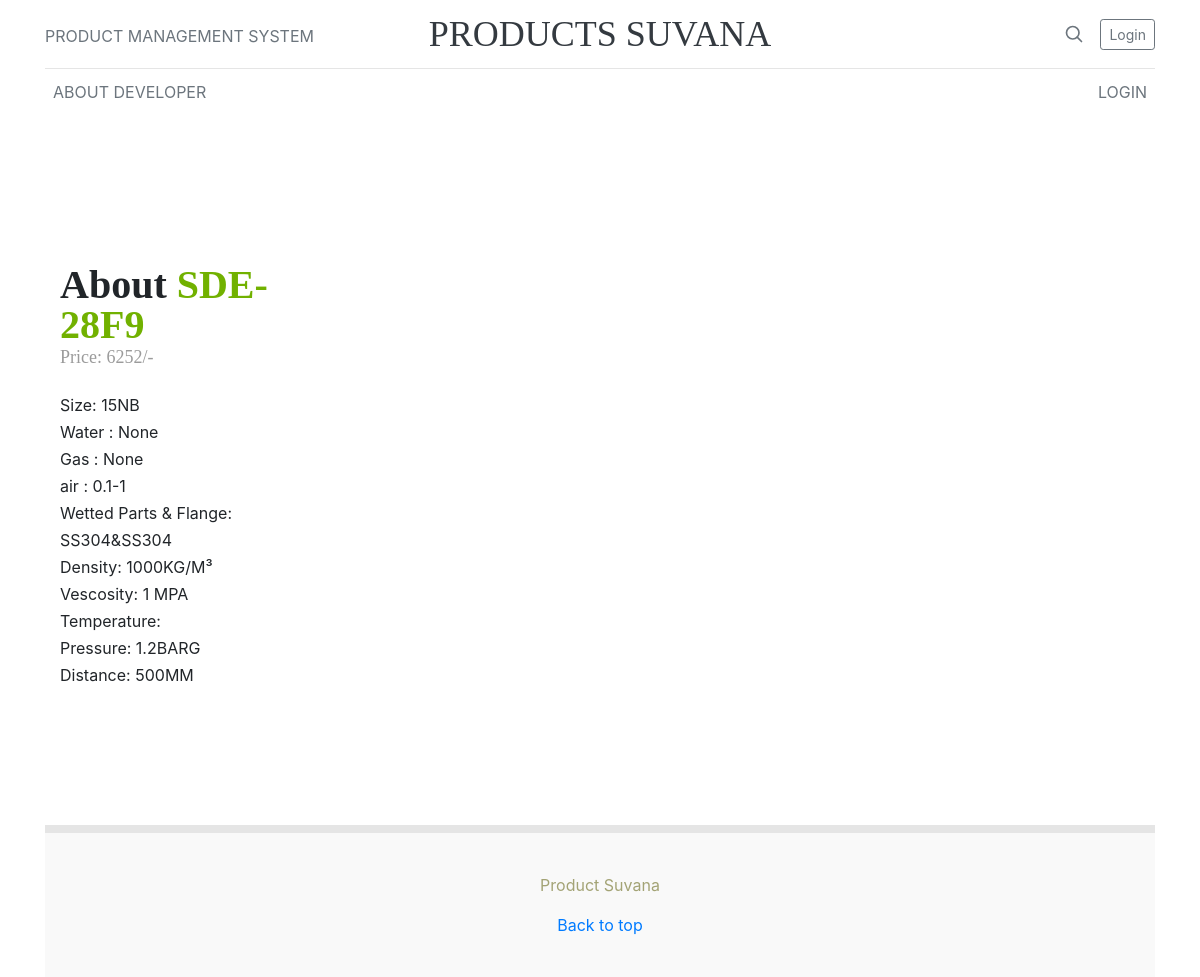
Before: /1/ with the older database file.
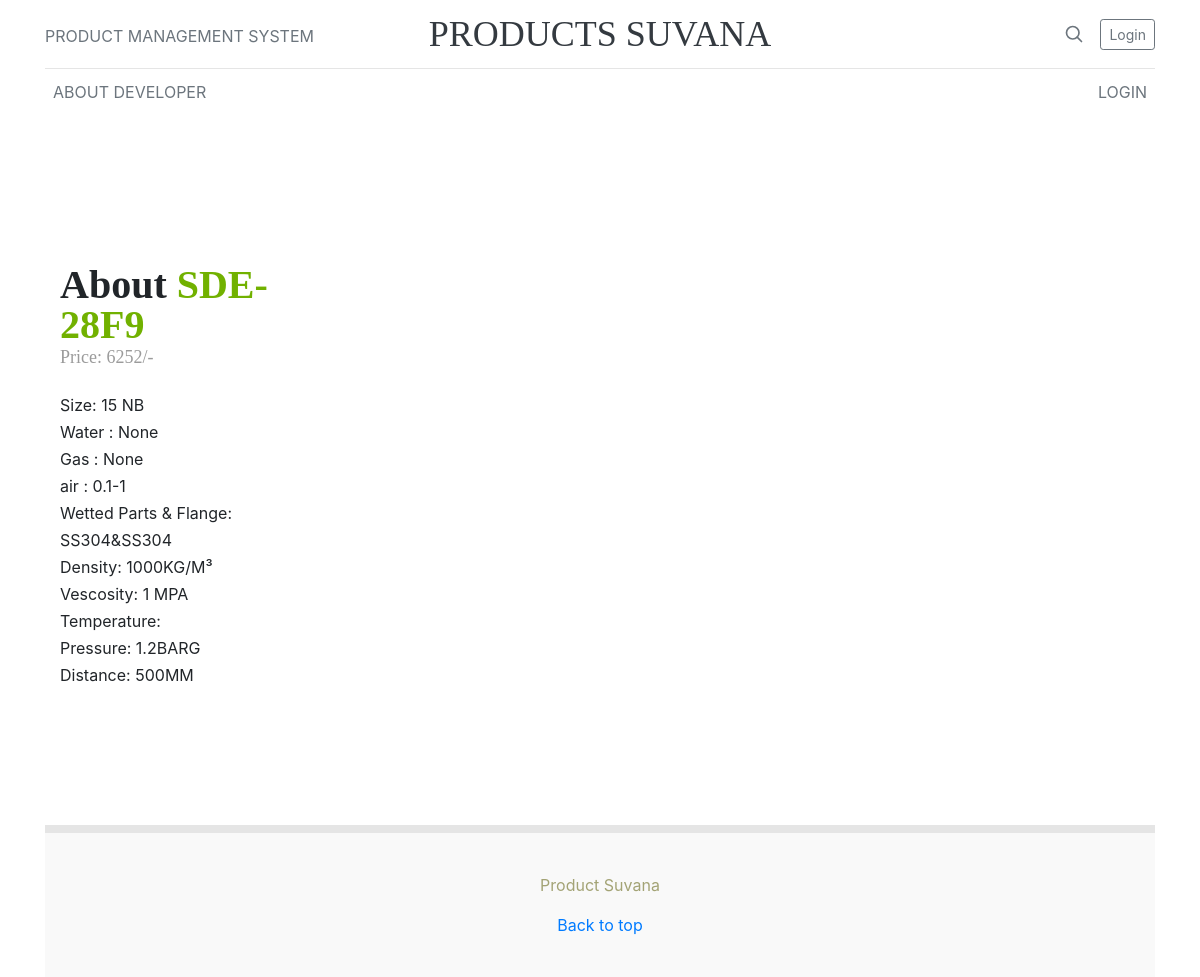
After: the same page with the newer database file.
### pms/models.py (models this page shows)
class product(models.Model):
    size = models.CharField(null=True,blank=True,choices=sizes,max_length=500)
    modelno = models.CharField(null=True,blank=True,max_length=50)
    water = models.CharField(null=True,blank=True,max_length=50)
    gas = models.CharField(null=True,blank=True,max_length=50)
    air = models.CharField(null=True,blank=True,max_length=50)
    wpf = models.CharField(null=True,blank=True,max_length=50)
    density = models.CharField(null=True,blank=True,max_length=50)
    vescosity = models.CharField(null=True,blank=True,max_length=50)
    temp = models.CharField(null=True,blank=True,max_length=50)
    pressure = models.CharField(null=True,blank=True,max_length=50)
    distance = models.CharField(null=True,blank=True,max_length=50)
    price = models.IntegerField(null=True,blank=True)
    category = models.CharField(choices=prod,blank=True,null=True,max_length=500)

### pms/views.py (the view)
# urls.py: path('<int:id>/',details,name="details"),
def details(request,id):
    try:
        prod = product.objects.get(pk=id)
    except:
        raise Http404("Product Does Not Exist")
    parms = {
        'prod':prod,
        'headtitle': prod.modelno,
    }
    return render(request,'details.html',parms)

### templates/details.html (shortened to what this page needs)
{%load static %}
<!DOCTYPE html>
<html lang="en"><head>
    <link href="/static/Blog%20Template%20for%20Bootstrap_files/bootstrap.css" rel="stylesheet">
    <link href="/static/Blog%20Template%20for%20Bootstrap_files/css.css" rel="stylesheet">
    <link href="/static/Blog%20Template%20for%20Bootstrap_files/blog.css" rel="stylesheet">
  </head>
  <body data-new-gr-c-s-check-loaded="8.871.0" data-gr-ext-installed="">
    <div class="container">
      <header class="blog-header py-3">
        <div class="row flex-nowrap justify-content-between align-items-center">
          <div class="col-4 pt-1">
            <a class="text-muted" href="{% url 'index' %}">PRODUCT MANAGEMENT SYSTEM</a>
          </div>
          <div class="col-4 text-center">
            <a class="blog-header-logo text-dark" href="{% url 'index' %}">PRODUCTS SUVANA</a>
          </div>
          <div class="col-4 d-flex justify-content-end align-items-center">
            <a class="text-muted" href="{% url 'index' %}">
              <svg xmlns="http://www.w3.org/2000/svg" width="20" height="20" viewBox="0 0 24 24" fill="none" stroke="currentColor" stroke-width="2" stroke-linecap="round" stroke-linejoin="round" class="mx-3"><circle cx="10.5" cy="10.5" r="7.5"></circle><line x1="21" y1="21" x2="15.8" y2="15.8"></line></svg>
            </a>
            {%if user.is_authenticated %}
            <a class="btn btn-sm btn-outline-secondary" href="{% url 'logouts' %}">Logout</a>
            {%else%}
            <a class="btn btn-sm btn-outline-secondary" href="{% url 'login'%}">Login</a>
            {%endif%}
          </div>
        </div>
      </header>
      <div class="nav-scroller py-1 mb-2">
        <nav class="nav d-flex justify-content-between">
          <a class="p-2 text-muted" href="{% url 'about' %}">ABOUT DEVELOPER</a>
          {%if user.is_authenticated %}
          <a class="p-2 text-muted" href="{% url 'logouts' %}">LOGOUT</a>
          {%else%}
          <a class="p-2 text-muted" href="{% url 'login'%}">LOGIN</a>
          {% endif%}
        </nav>
      </div>
      <div class="aboutus-area">
        <div class="container">
            <div class="row">
                <div class="col-xs-12">
                <div class="col-md-4 col-sm-6 col-xs-12">
                    <div class="aboutus-image float-left hidden-sm"><img src="https://devitems.com/preview/sopnovilla/sopnovilla/img/about/1.jpg" alt=""></div>
                    </div>
                <div class="col-md-8 col-sm-6 col-xs-12">
                    <div class="aboutus-content ">
                        <h1>About <span>{{prod.modelno}}</span></h1>
                        <h4>Price: {{prod.price}}/-</h4>
                        <p> Size: {{prod.size}} <br>
                            Water : {{prod.water}} <br>
                            Gas : {{prod.gas}} <br>
                            air : {{prod.air}} <br>
                            Wetted Parts & Flange: {{prod.wpf}} <br>
                            Density: {{prod.density}} <br>
                            Vescosity: {{prod.vescosity}} <br>
                            Temperature: {{prod.temperature}} <br>
                            Pressure: {{prod.pressure}} <br>
                            Distance: {{prod.distance}}
                        </p>
                    </div>
                </div>
                </div>
            </div>
        </div>
    </div>
    <footer class="blog-footer">
        <p>Product Suvana</p>
        <p>
          <a href="#">Back to top</a>
        </p>
      </footer>
  </body></html>

### templates/details.html (style rules this page uses)
.aboutus-area { padding-top:120px; padding-bottom:120px; }
.aboutus-image { margin-right: 52px; width: 318px; }
@media only screen and (min-width: 992px) and (max-width: 1200px) { .aboutus-image { margin-right: 35px; width: 345px; } }
.aboutus-content h1 { font-size: 40px; font-weight: 800; line-height: 40px; margin-bottom: 2px; }
.aboutus-content h1 span { color: #71b100; }
.aboutus-content h4 { font-size: 18px; font-weight: 500; color: #9b9b9b; margin-bottom: 23px; }
.aboutus-content p { font-size: 16px; line-height: 27px; }

Changed rows visible on the page:
changed product "SDE-28F9": size "15NB" → "15 NB"
